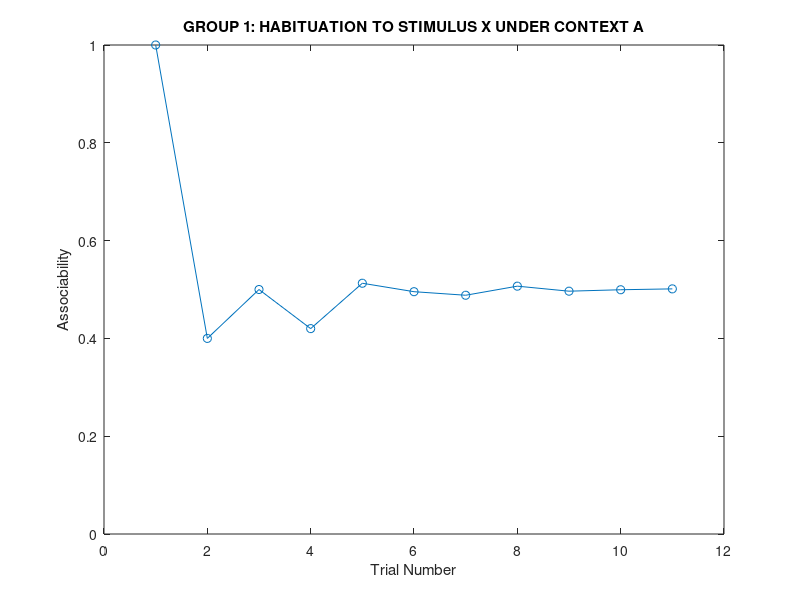
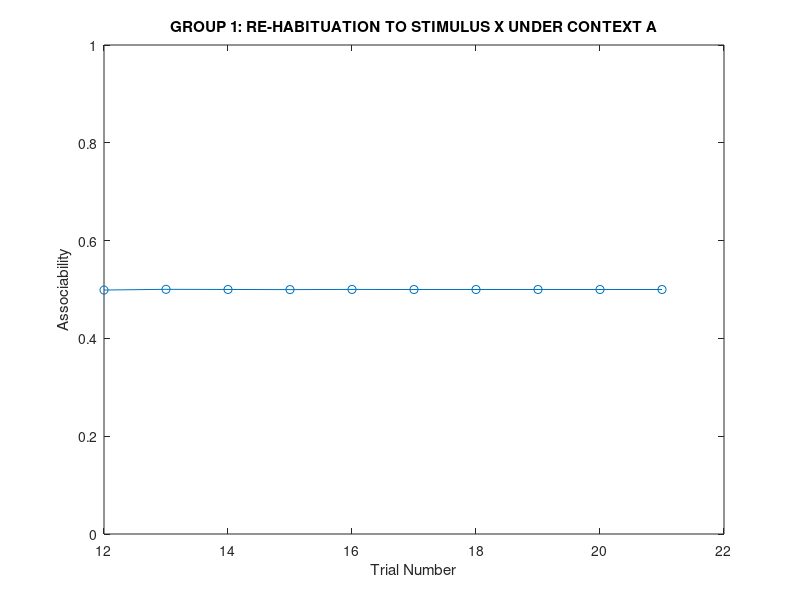
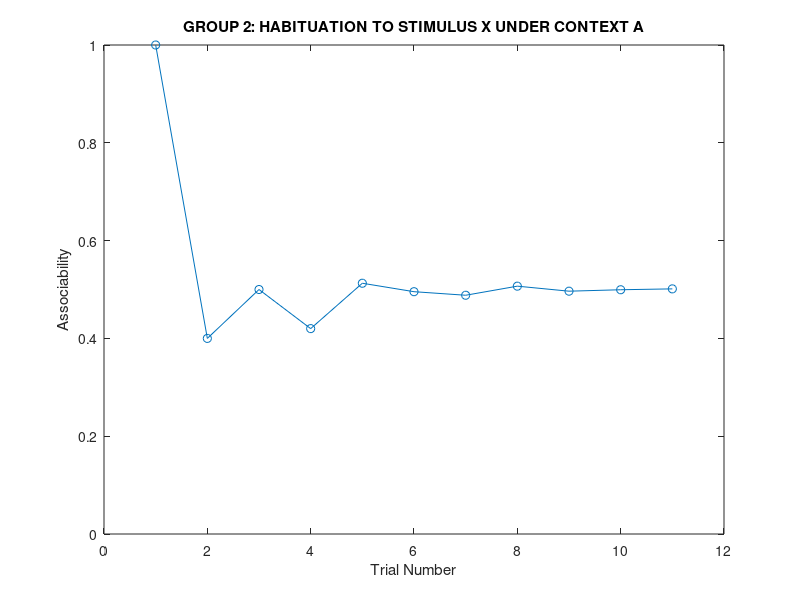
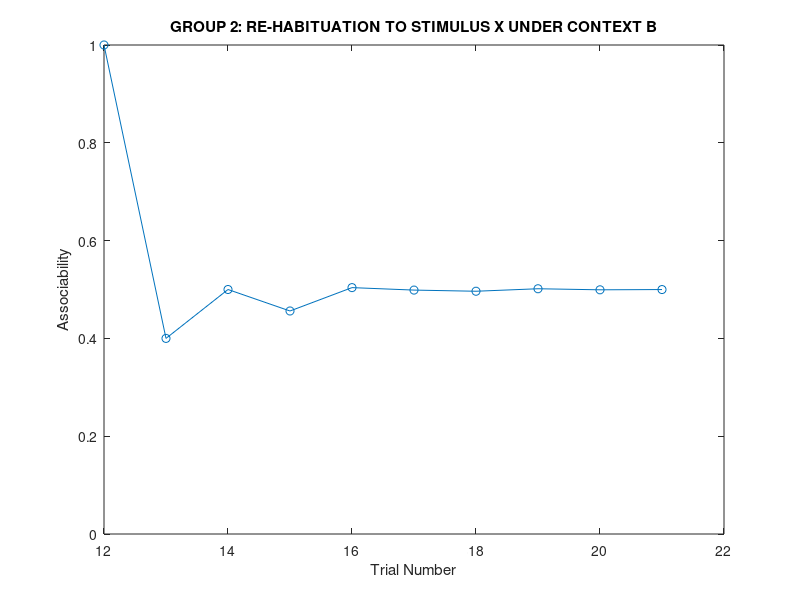

These figures' MATLAB source, in order:
%% YOU CAN SKIP THIS PART, THESE ARE JUST HOUSEKEEPING NOTES:

% So accoriding to the Hall and Rodriguez theory, habituation can be
% modeled as the process of learning that no event/consequence will occurs after a stimulus is presented


% How is this different form RW?

% **Hall and Rodriguez (H&R) theory based on the Pearce and Hall(P&H) theory**
% P&H: Postulate that, errors promote chnage in associative strenth by
%      modulating attention and processing of events
% RW: emphasises thht errors directly drive changes in associative strength

% DEFINITION OF VARIABLES: 

% CS: Context
% US: Light
% V_no_event: Strength of association between stimulus and no event occuring after stimulus presentation
% V_event: Strength of association between stimulus and event occuring after stimulus presentation
% V_net: Overall associaility between stimulus and consequence(event happening or no event happening)
% S: Salience of CS
% a: associability of CS. i.e. how easy it is to associate CS with US
% lambda: intensity of US


%% GROUP 1: 

% MODEL INITIALISERS:

trials = 31; % number of stimulus presentations - 1

% DATA STORAGE STUFF:

S = zeros(trials,1); % Store salience values for context A
a = zeros(trials,1); % Store associaility values
delta_V_no_event = zeros(trials,1); % Store changes in V_no_event
V_no_event = zeros(trials,1);  % Store values of V_no_event at each trial
lambda_no_event = zeros(trials,1);  %Store values of V_no_event at each trial

% CONTEXT A INITIALISERS:

S(1) = 0.4;  % Initial salience of CS
a(1) = 1;    % Initial associability
V_event = 0.5; % Stimulus-event association strength. 
               % This value remains constant accross trials because... brb idk
               % how to articulate it rn
V_no_event(1) = 0.1; % Initias stimulus-event association strength
lambda_event = 0; % Initial intensity of US

%HABITUATION TO STIMULUS X UNDER CONTEXT A OVER 10 TRIALS FOR G1 :

for n = 2:11 
    delta_V_no_event(n) = S(n-1) * a(n-1) * lambda_no_event(n-1);
    a(n) = abs(lambda_event - (V_event - sum(V_no_event(n-1))));
    V_no_event(n) = delta_V_no_event(n) - delta_V_no_event(n-1);
    S(n) = abs(V_event - V_no_event(n));
    lambda_no_event(n) = V_event - sum(V_no_event);
end

%HABITUATION TO STIMULUS X UNDER CONTEXT A OVER ANOTHER 10 TRIALS FOR G1:

% *it's really just continuing the first part*

for n = 12:21 
    delta_V_no_event(n) = S(n-1) * a(n-1) * lambda_no_event(n-1); % change in strength of association between stimulus and no event occuring after stimulus presentation
    a(n) = abs(lambda_event - (V_event - sum(V_no_event(n-1))));
    V_no_event(n) = delta_V_no_event(n) - delta_V_no_event(n-1);
    S(n) = abs(V_event - V_no_event(n));
    lambda_no_event(n) = V_event - sum(V_no_event);
end

% PLOTS:
figure
plot(1:11,a(1:11),'o-')
ylim([0 1])
xlabel('Trial Number')
ylabel('Associability')
title('GROUP 1: HABITUATION TO STIMULUS X UNDER CONTEXT A')
saveas(gcf,'GROUP 1: HABITUATION TO STIMULUS X UNDER CONTEXT A.png')

figure
plot(12:21,a(12:21),'o-')
ylim([0 1])
xlabel('Trial Number')
ylabel('Associability')
title('GROUP 1: RE-HABITUATION TO STIMULUS X UNDER CONTEXT A')
saveas(gcf,'GROUP 1: RE-HABITUATION TO STIMULUS X UNDER CONTEXT A.png')
%% GROUP 2:

% DATA STORAGE STUFF:

S = zeros(trials,1); % Store salience values for context A
a = zeros(trials,1); % Store associaility values
delta_V_no_event = zeros(trials,1); % Store changes in V_no_event
V_no_event = zeros(trials,1);  % Store values of V_no_event at each trial
V_net = zeros(trials,1);
lambda_no_event = zeros(trials,1);  %Store values of V_no_event at each trial


% CONTEXT A INITIALISERS:

S(1) = 0.4;  % Initial salience of CS
a(1) = 1;    % Initial associability
V_event = 0.5; % Stimulus-event association strength. 
               % This value remains constant accross trials because... brb idk
               % how to articulate it rn
V_no_event(1) = 0.1; % Initias stimulus-event association strength
lambda_event = 0; % Initial intensity of US

%HABITUATION TO STIMULUS X UNDER CONTEXT A FOR G2:

for n = 2:11 % Context A
    delta_V_no_event(n) = S(n-1) * a(n-1) * lambda_no_event(n-1);
    a(n) = abs(lambda_event - (V_event - sum(V_no_event(n-1))));
    V_no_event(n) = delta_V_no_event(n) - delta_V_no_event(n-1);
    S(n) = abs(V_event - V_no_event(n));
    lambda_no_event(n) = V_event - sum(V_no_event);
end

%HABITUATION TO STIMULUS X UNDER CONTEXT B FOR G2:

% CONTEXT B INITIALISERS:

S(12) = 0.4;  % Initial salience of CS
a(12) = 1;    % Initial associability
V_event = 0.5; % Stimulus-event association strength. 
               % This value remains constant accross trials because... brb idk
               % how to articulate it rn
V_no_event(12) = 0.1; % Initias stimulus-event association strength
lambda_event = 0; % Initial intensity of US

for n = 13:21 
    delta_V_no_event(n) = S(n-1) * a(n-1) * lambda_no_event(n-1);
    a(n) = abs(lambda_event - (V_event - sum(V_no_event(n-1))));
    V_no_event(n) = delta_V_no_event(n) - delta_V_no_event(n-1);
    S(n) = abs(V_event - V_no_event(n));
    lambda_no_event(n) = V_event - sum(V_no_event);
end
figure
plot(1:11,a(1:11),'o-')
ylim([0 1])
xlabel('Trial Number')
ylabel('Associability')
title('GROUP 2: HABITUATION TO STIMULUS X UNDER CONTEXT A')
saveas(gcf,'GROUP 2: HABITUATION TO STIMULUS X UNDER CONTEXT A.png')


figure
plot(12:21,a(12:21),'o-')
ylim([0 1])
xlabel('Trial Number')
ylabel('Associability')
title('GROUP 2: RE-HABITUATION TO STIMULUS X UNDER CONTEXT B')
saveas(gcf,'GROUP 2: RE-HABITUATION TO STIMULUS X UNDER CONTEXT B.png')


